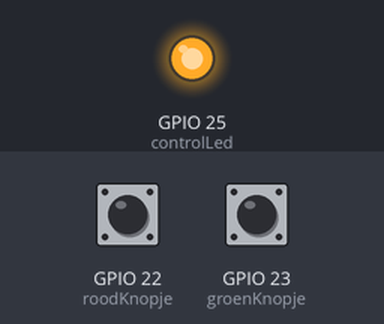
This sketch was run on a simulated ESP32. Shown: output pins drawn as LEDs (lit = HIGH). Inputs (shaded band) come from the test bench; at power-on: GPIO 22 (roodKnopje) HIGH, GPIO 23 (groenKnopje) HIGH. What the sketch prints to the serial monitor is not drawn.

Above: at 1.2 s.
1.3 s: GPIO 22 (roodKnopje) pulled LOW for 0.15 s
3.0 s: GPIO 22 (roodKnopje) pulled LOW for 3.2 s
7.8 s: GPIO 23 (groenKnopje) pulled LOW for 3.2 s
Timing chart, 0 to 10.8 s (numbered marks = the images above; inputs shaded):
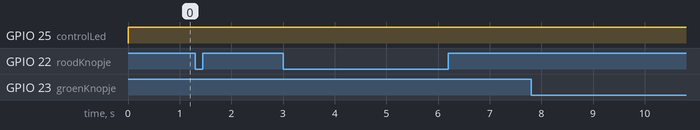

The sketch:

Democratie3_28jan22.ino
```cpp
//018 Drukknopjes
#define controlLed 25
#define roodKnopje 22
#define groenKnopje 23
#define drukKnop3 = 24;
#define drukKnop4 = 26;
#define drukKnop5 = 30;
#define drukKnop6 = 28;
#define drukKnop7 = 27;
#define drukKnop8 = 29;
#define drukKnop9 = 31;
#define drukKnop10 = 32;

int zone = 1;
int tijdzone = 0;
int currentTime = 0;
int kiezen = 5000;
int maxZoneTime = 100000;
int wisselZone = 80000;
bool wisselen = 0;
bool noodknop = 0;
int teller = 0;


// variables will change:
int buttonStateRed = 0;         // variable for reading the pushbutton status
int count_red = 2;
int prestateRed = 0;
int buttonStateGreen = 0;         // variable for reading the pushbutton status
int count_green = 1;
int prestateGreen = 0;

int paddenstoelA;
int paddenstoelB;

void setup() {
  // initialize the LED pin as an output:

  //018
  pinMode(roodKnopje, INPUT_PULLUP);
  pinMode(groenKnopje, INPUT_PULLUP);
  pinMode(controlLed, OUTPUT);

  digitalWrite(controlLed, LOW);
//  pinMode(LDR1, INPUT);
//  pinMode(LDR2, INPUT);
  Serial.begin(9600);
}


void loop() {

if(noodknop){ teller++;}

if(!noodknop){

    if (buttonStateRed == HIGH ||  buttonStateGreen == HIGH){digitalWrite(controlLed, HIGH);}
    else {digitalWrite(controlLed, LOW);}

  buttonStateRed = digitalRead(roodKnopje);

  if (buttonStateRed == HIGH && prestateRed == 0 && !wisselen) {
     count_red++;
      digitalWrite(controlLed, HIGH);
        delay(100);
      digitalWrite(controlLed, LOW);
    prestateRed = 1;

  } else if (buttonStateRed == LOW) {
    prestateRed = 0;
  }

  buttonStateGreen = digitalRead(groenKnopje);

  if (buttonStateGreen == HIGH && prestateGreen == 0 && !wisselen) {
      count_green++;
      digitalWrite(controlLed, HIGH);
        delay(100);
    digitalWrite(controlLed, LOW);

    prestateGreen = 1;

  } else if (buttonStateGreen == LOW) {
    prestateGreen = 0;
  }

  if (currentTime == kiezen){
   Serial.println("kies");
  }

  if (currentTime == maxZoneTime) {
    tijdzone ++;
    currentTime = 0;
    count_red= 1;
    count_green= 0;
    wisselen=0;
    Serial.print("zone ");
    Serial.println(zone);
    }

  if (currentTime == wisselZone){Serial.println("wis");}

  if (currentTime >= wisselZone) {
  //  Serial.println("wis");
  wisselen = 1;}

      switch(tijdzone){
    case 0:
      if (wisselen) {
        if (count_red > count_green) {zone = 2;}
        if (count_green > count_red) {zone = 3;}
      }
      break;

    case 1:
      if (wisselen) {
        if (zone == 2){
          if (count_red > count_green) {zone = 4;}
          if (count_green > count_red) {zone = 5;}
        }

        if (zone == 3){
          if (count_red > count_green) {zone = 6;}
          if (count_green > count_red) {zone = 7;}
        }
      }
      break;

    case 2:
      if (wisselen){
        if (zone == 4){
          if (count_red > count_green) {zone = 8;}
          if (count_green > count_red) {zone = 9;}
        }

        if (zone == 5){
          if (count_red > count_green) {zone = 10;}
          if (count_green > count_red) {zone = 11;}
        }
      }
      break;

      }

 switch(zone){
  case 1:


  break;

 }


    currentTime++;
 //   Serial.println(currentTime);
 //   Serial.println(count_red);
   // Serial.println(count_green);
   //  Serial.print("Zone: ");
   // Serial.println(zone);


  }

}
```
